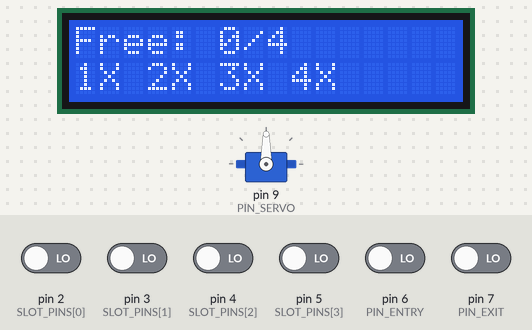
Simulated run of this program. Board: Arduino Uno, built with avr-gcc and run on an emulated ATmega328P. Shown: 16×2 character LCD, servo. The inputs (shaded band) are chosen by the test bench; at power-on: pin 2 (SLOT_PINS[0]), pin 3 (SLOT_PINS[1]), pin 4 (SLOT_PINS[2]), pin 5 (SLOT_PINS[3]), pin 6 (PIN_ENTRY), pin 7 (PIN_EXIT) LOW. What the program prints to the serial monitor is not drawn.

Above: at 1.2 s.
1.3 s: pin 2 (SLOT_PINS[0]) driven HIGH
At 2.6 s:
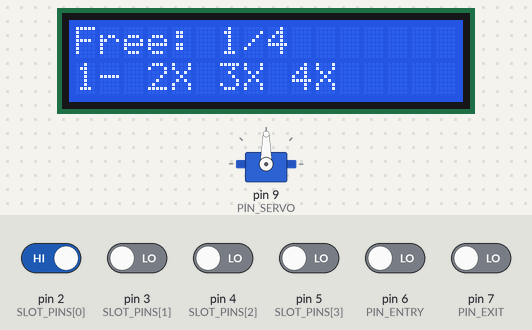
2.9 s: pin 3 (SLOT_PINS[1]) driven HIGH
At 3.9 s:
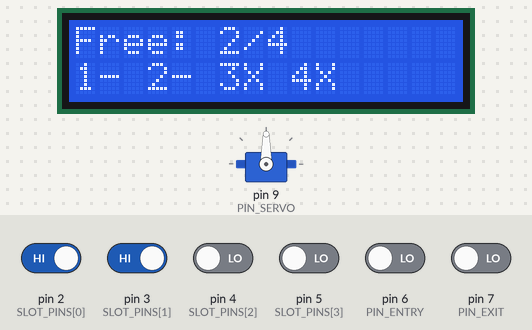
4.5 s: pin 4 (SLOT_PINS[2]) driven HIGH
At 5.0 s:
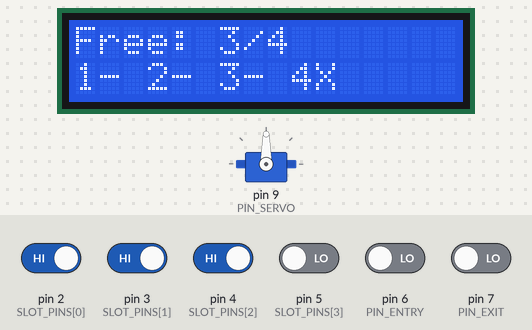
6.1 s: pin 5 (SLOT_PINS[3]) driven HIGH
At 7.4 s:
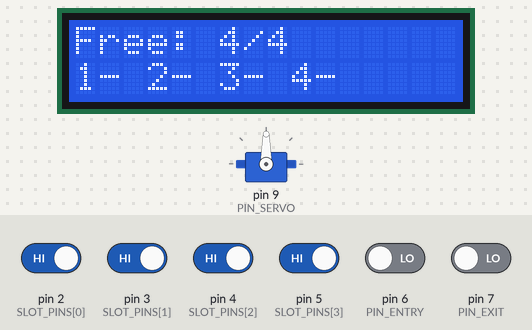
7.7 s: pin 2 (SLOT_PINS[0]) driven LOW
At 8.8 s:
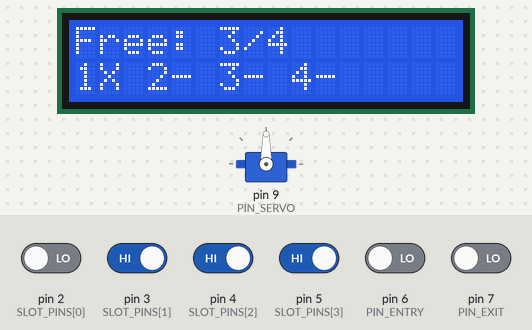
9.3 s: pin 3 (SLOT_PINS[1]) driven LOW
At 9.9 s:
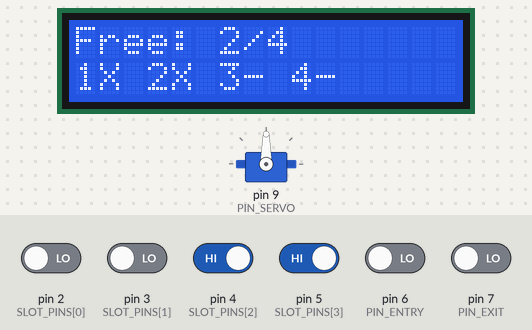
Timing chart, 0 to 11.9 s (numbered marks = the images above; inputs shaded):
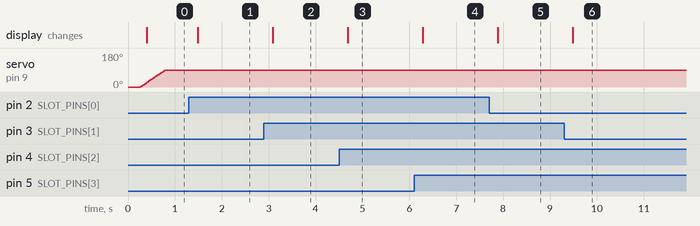

Measured:
- after the input at 1.3 s, the display: changes after 0.19 s (image 1)
- after the input at 2.9 s, the display: changes after 0.19 s (image 2)
- after the input at 4.5 s, the display: changes after 0.18 s (image 3)
- after the input at 6.1 s, the display: changes after 0.19 s (image 4)
- after the input at 7.7 s, the display: changes after 0.18 s (image 5)
- after the input at 9.3 s, the display: changes after 0.18 s (image 6)

The program:

main.cpp
```cpp
// Smart car parking - Arduino Uno
// 4 slot IR sensors, entry/exit IR at the gate, SG90 servo boom, 16x2 I2C LCD.

#include <Arduino.h>
#include <Servo.h>
#include <Wire.h>
#include <LiquidCrystal_I2C.h>

#include "parking.h"

static const uint8_t SLOT_PINS[PK_NUM_SLOTS] = {2, 3, 4, 5};
#define PIN_ENTRY   6
#define PIN_EXIT    7
#define PIN_SERVO   9

#define LOOP_MS     10

LiquidCrystal_I2C lcd(0x27, 16, 2);   // some backpacks are 0x3F
Servo gate;
pk_lot_t lot;

static int lastAngle = -1;
static unsigned long showFullUntil;

// FC-51 IR modules pull the output LOW when they see something
static uint8_t present(uint8_t pin)
{
    return digitalRead(pin) == LOW;
}

static void readInputs(pk_inputs_t *in)
{
    for (uint8_t i = 0; i < PK_NUM_SLOTS; i++)
        in->slot[i] = present(SLOT_PINS[i]);
    in->entry = present(PIN_ENTRY);
    in->exit = present(PIN_EXIT);
}

static void drawLcd()
{
    char row[17];
    int freeSlots = pk_free_slots(&lot);

    lcd.setCursor(0, 0);
    if (millis() < showFullUntil)
        snprintf(row, sizeof(row), "SORRY, LOT FULL ");
    else
        snprintf(row, sizeof(row), "Free: %d/%d      ", freeSlots, PK_NUM_SLOTS);
    lcd.print(row);

    lcd.setCursor(0, 1);
    for (uint8_t i = 0; i < PK_NUM_SLOTS; i++) {
        lcd.print(i + 1);
        lcd.print(lot.slot[i].stable ? 'X' : '-');
        lcd.print(' ');
    }
    lcd.print("    ");
}

void setup()
{
    Serial.begin(9600);
    for (uint8_t i = 0; i < PK_NUM_SLOTS; i++)
        pinMode(SLOT_PINS[i], INPUT);
    pinMode(PIN_ENTRY, INPUT);
    pinMode(PIN_EXIT, INPUT);

    lcd.init();
    lcd.backlight();

    gate.attach(PIN_SERVO);
    gate.write(0);

    pk_init(&lot, millis());
    drawLcd();
    Serial.println(F("# parking ready"));
}

void loop()
{
    static unsigned long last;
    unsigned long now = millis();
    if (now - last < LOOP_MS)
        return;
    last = now;

    pk_inputs_t in;
    readInputs(&in);
    int ev = pk_update(&lot, &in, now);

    // write the servo only when the angle changes, avoids jitter
    int angle = pk_gate_angle(&lot, now);
    if (angle != lastAngle) {
        gate.write(angle);
        lastAngle = angle;
    }

    if (ev & PK_EV_FULL) {
        Serial.println(F("EV full"));
        showFullUntil = now + 3000;
    }
    if (ev) {
        char line[48];
        if (pk_status_line(&lot, line, sizeof(line)) > 0)
            Serial.println(line);
        drawLcd();
    }
    if (showFullUntil && now >= showFullUntil) {
        showFullUntil = 0;
        drawLcd();
    }
}
```
